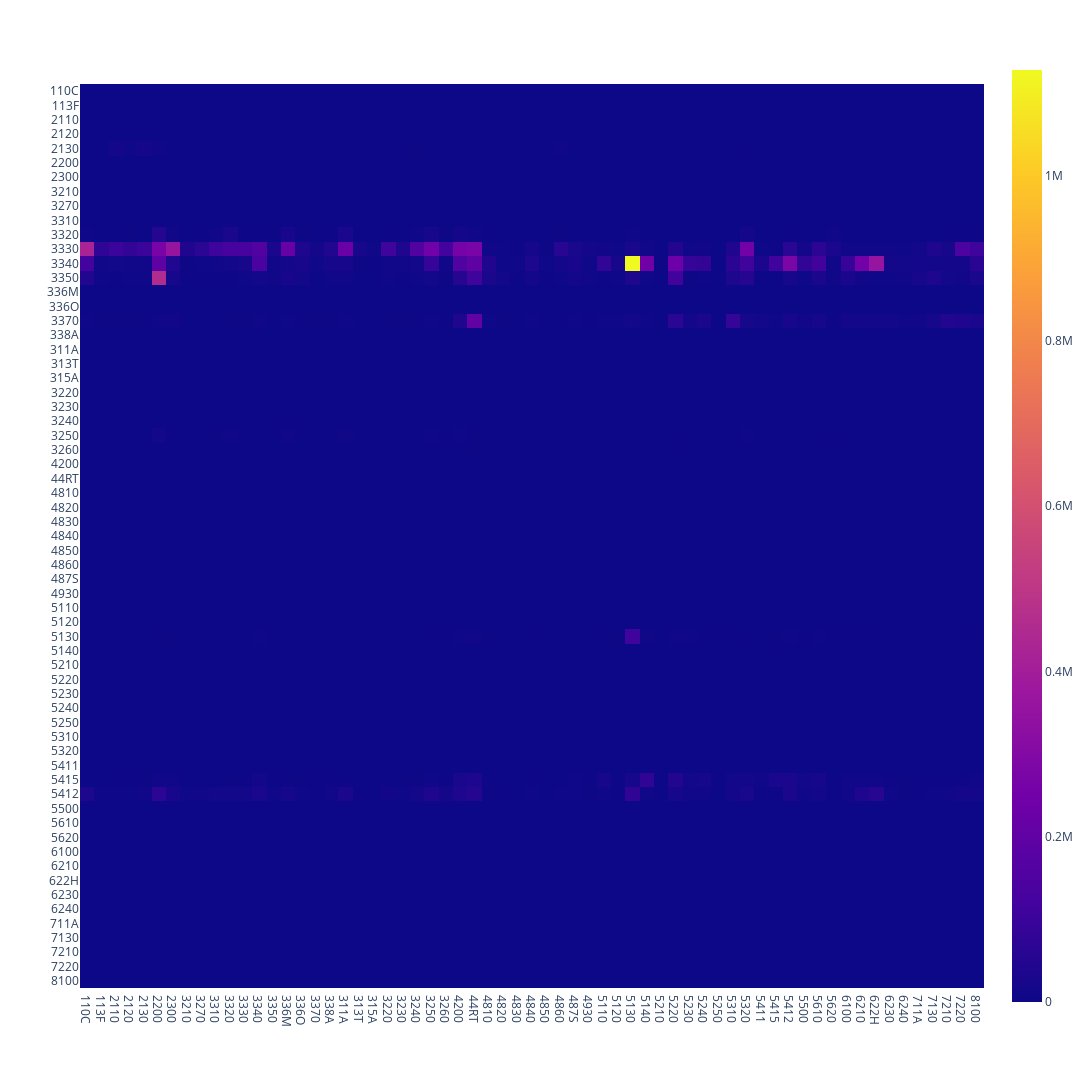

The cell this chart's notebook holds for it:
### Code cell
px.imshow(final_equip_matrix, width=1200, height=1200)

### Figure 1 — Plotly figure (JSON) as saved in the notebook; plotly's stock layout.template omitted (floating-point values rounded to 4 significant figures; data arrays with more than 128 entries replaced by an {"elided": "..."} marker saying what was removed)
{"data": [{"coloraxis": "coloraxis", "hovertemplate": "x: %{x}<br>y: %{y}<br>color: %{z}<extra></extra>", "name": "0", "type": "heatmap", "x": ["110C", "113F", "2110", "2120", "2130", "2200", "2300", "3210", "3270", "3310", "3320", "3330", "3340", "3350", "336M", "336O", "3370", "338A", "311A", "313T", "315A", "3220", "3230", "3240", "3250", "3260", "4200", "44RT", "4810", "4820", "4830", "4840", "4850", "4860", "487S", "4930", "5110", "5120", "5130", "5140", "5210", "5220", "5230", "5240", "5250", "5310", "5320", "5411", "5415", "5412", "5500", "5610", "5620", "6100", "6210", "622H", "6230", "6240", "711A", "7130", "7210", "7220", "8100"], "xaxis": "x", "y": ["110C", "113F", "2110", "2120", "2130", "2200", "2300", "3210", "3270", "3310", "3320", "3330", "3340", "3350", "336M", "336O", "3370", "338A", "311A", "313T", "315A", "3220", "3230", "3240", "3250", "3260", "4200", "44RT", "4810", "4820", "4830", "4840", "4850", "4860", "487S", "4930", "5110", "5120", "5130", "5140", "5210", "5220", "5230", "5240", "5250", "5310", "5320", "5411", "5415", "5412", "5500", "5610", "5620", "6100", "6210", "622H", "6230", "6240", "711A", "7130", "7210", "7220", "8100"], "yaxis": "y", "z": {"elided": "63x63 float values"}}], "layout": {"coloraxis": {"colorscale": [[0, "#0d0887"], [0.1111, "#46039f"], [0.2222, "#7201a8"], [0.3333, "#9c179e"], [0.4444, "#bd3786"], [0.5556, "#d8576b"], [0.6667, "#ed7953"], [0.7778, "#fb9f3a"], [0.8889, "#fdca26"], [1, "#f0f921"]]}, "height": 1200, "margin": {"t": 60}, "width": 1200, "xaxis": {"anchor": "y", "constrain": "domain", "domain": [0, 1], "scaleanchor": "y"}, "yaxis": {"anchor": "x", "autorange": "reversed", "constrain": "domain", "domain": [0, 1]}}}
